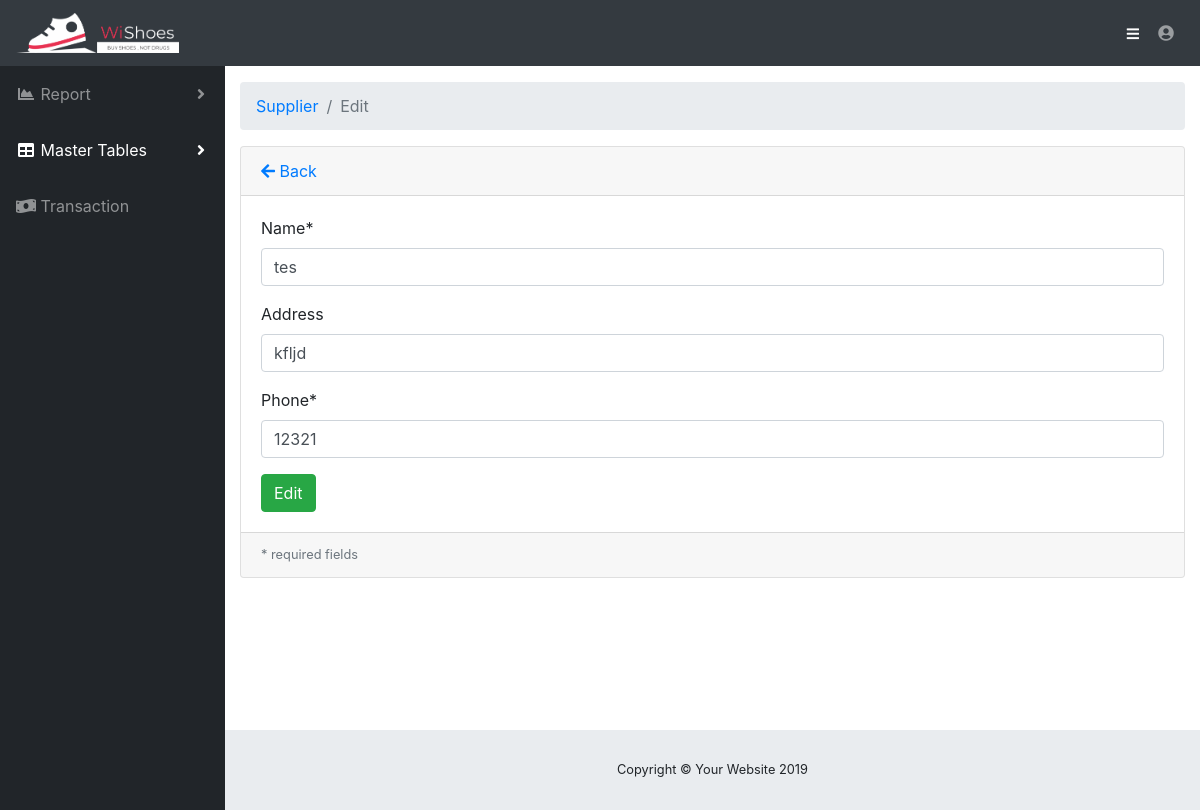
The page /index.php/admin/supplier/edit/1 on the database its author committed.
### tables this page shows
CREATE TABLE `supplier` (
  `id` int(8) NOT NULL,
  `nama` varchar(50) NOT NULL,
  `alamat` varchar(100) NOT NULL,
  `no_telp` varchar(15) NOT NULL
);

### application/controllers/admin/Supplier.php (called while the page is built, shortened)
<?php
class Supplier extends CI_Controller
{
    public function __construct()
    {
        $this->load->model("supplier_model");
        $this->load->library('form_validation');
    }
    public function edit($id = null)
    {
        $supplier = $this->supplier_model;
        $data["supplier"] = $supplier->getById($id);
        $this->load->view("admin/supplier/edit_form", $data);
    }
}

### index.php (called while the page is built, shortened)
<?php
require_once BASEPATH.'core/CodeIgniter.php';

### application/models/Supplier_model.php (called while the page is built, shortened)
<?php defined('BASEPATH') OR exit('No direct script access allowed');
class Supplier_model extends CI_Model
{
	private $_table = "supplier";
	public function getById($id){
		return $this->db->get_where($this->_table, ["id" =>$id])->row();
	}
}
?>

### application/views/admin/supplier/edit_form.php (the view, shortened to what this page needs)
<!DOCTYPE html>
<html lang="en">
<head>
</head>
<body id="page-top">
	<div id="wrapper">
		<div id="content-wrapper">
			<div class="container-fluid">
				<ol class="breadcrumb">
		          <li class="breadcrumb-item">
		            <a href="<?php echo site_url('/admin/supplier/') ?>">Supplier</a>
		          </li>
		          <li class="breadcrumb-item active">Edit</li>
		        </ol>
				<div class="card mb-3">
					<div class="card-header">
						<a href="<?php echo site_url('admin/supplier/') ?>"><i class="fas fa-arrow-left"></i>
							Back</a>
					</div>
					<div class="card-body">
						<form action="<?php base_url('admin/supplier/edit') ?>" method="post" enctype="multipart/form-data">
							<div class="form-group">
								<label for="nama">Name*</label>
								<input class="form-control <?php echo form_error('nama') ? 'is-invalid':'' ?>"
								 type="text" name="nama" placeholder="Name" value="<?php echo $supplier->nama ?>"  />
							</div>
							<div class="form-group">
								<label for="alamat">Address</label>
								<input class="form-control <?php echo form_error('alamat') ? 'is-invalid':'' ?>"
								 type="text" name="alamat" placeholder="Address" value="<?php echo $supplier->alamat ?>" />
							</div>
							<div class="form-group">
								<label for="no_telp">Phone*</label>
								<input class="form-control <?php echo form_error('no_telp') ? 'is-invalid':'' ?>"
								 name="no_telp" placeholder="Phone No" value="<?php echo $supplier->no_telp ?>"/>
							</div>
							<input class="btn btn-success" type="submit" name="btn" value="Edit" />
						</form>
					</div>
					<div class="card-footer small text-muted">
						* required fields
					</div>
				</div>
			</div>
		</div>
</body>
</html>

### rows shown on the page
supplier: nama "tes", alamat "kfljd", no_telp "12321"
